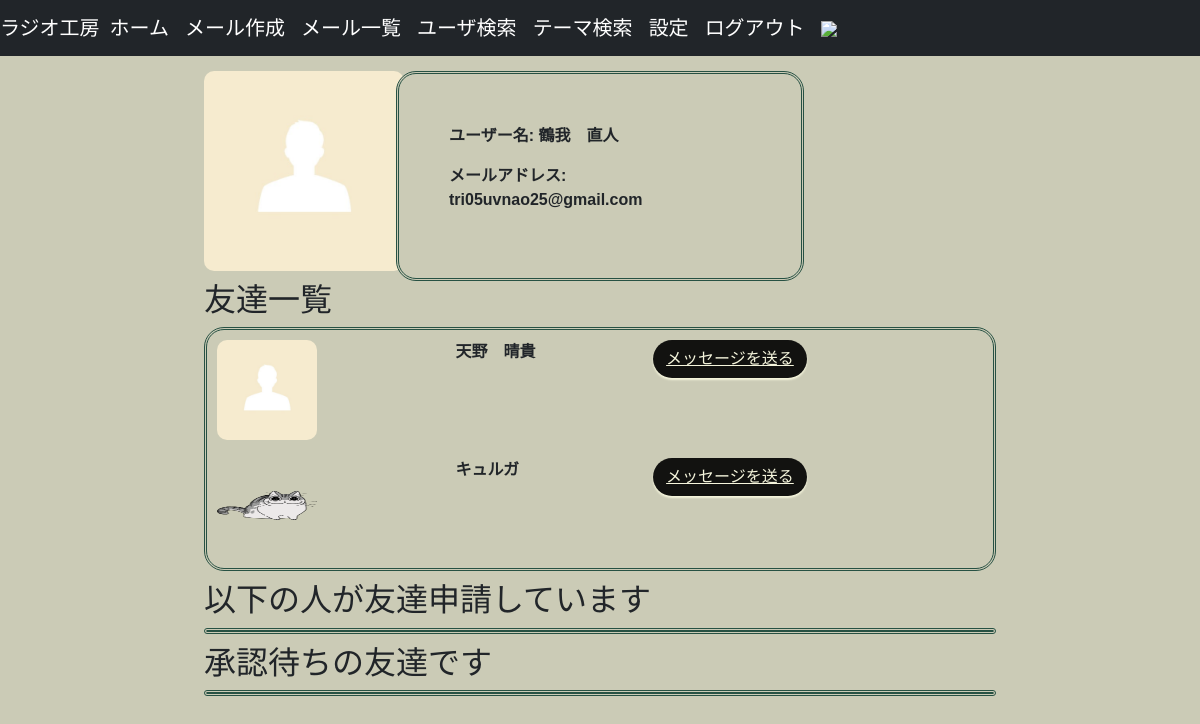
The page / (signed in) on the database its author committed.
### flaskr/models.py (models this page shows, shortened)
class User(UserMixin, db.Model):
    __tablename__ = 'users'
    id = db.Column(db.Integer, primary_key=True)
    username = db.Column(db.String(64), index=True)
    email = db.Column(db.String(64), unique=True, index=True)
    password = db.Column(
        db.String(128),
        default=generate_password_hash('snsflaskapp')
    )
    picture_path = db.Column(db.Text, default='no_image/no_image.jpg')
    is_active = db.Column(db.Boolean, unique=False, default=False)
    create_at = db.Column(db.DateTime, default=datetime.now)
    update_at = db.Column(db.DateTime, default=datetime.now)
    @classmethod
    def select_friends(cls):
        return cls.query.join(
            UserConnect,
            or_(
                and_(
                    UserConnect.to_user_id == cls.id,
                    UserConnect.from_user_id == current_user.get_id(),
                    UserConnect.status == 2
                ),
                and_(
                    UserConnect.from_user_id == cls.id,
                    UserConnect.to_user_id == current_user.get_id(),
                    UserConnect.status == 2
                )
            )
        ).with_entities(
            cls.id, cls.username, cls.picture_path
        ).all()
    @classmethod
    def select_requested_friends(cls):
        return cls.query.join(
            UserConnect,
            and_(
                UserConnect.from_user_id == cls.id,
                UserConnect.to_user_id == current_user.get_id(),
                UserConnect.status == 1
            )
        ).with_entities(
            cls.id, cls.username, cls.picture_path
        )
    @classmethod
    def select_requesting_friends(cls):
        return cls.query.join(
            UserConnect,
            and_(
                UserConnect.from_user_id == current_user.get_id(),
                UserConnect.to_user_id == cls.id,
                UserConnect.status == 1
            )
        ).with_entities(
            cls.id, cls.username, cls.picture_path
        )

### flaskr/views.py (the view)
@bp.route('/')
def home():
    friends = requested_friends = requesting_friends = None
    connect_form = ConnectForm()
    session['url'] = 'app.home'
    if current_user.is_authenticated:
        friends = User.select_friends()
        requested_friends = User.select_requested_friends()
        requesting_friends = User.select_requesting_friends()
    return render_template(
        'home.html',
        friends = friends,
        requested_friends = requested_friends,
        requesting_friends = requesting_friends,
        connect_form = connect_form
        )

### flaskr/models.py (called while the page is built)
@login_manager.user_loader
def load_user(user_id):
    return User.query.get(user_id)

### flaskr/templates/home.html (shortened to what this page needs)
{% extends "base.html" %}
{% block content %}
<div class="row">
    {% if current_user.is_authenticated %}
    <div class="col-lg-2 offset-lg-2">
        {% if current_user.picture_path %}
            <img class="home-userimage user-image-big" img src="{{ url_for('static', filename=current_user.picture_path)}}">
        {% endif %}
    </div>
    <div class="home-user col-lg-4 offset=lg-2">
        <p>ユーザー名: {{ current_user.username }}</p>
        <p>メールアドレス: {{ current_user.email}}</p>
    </div>
    <div class="col-lg-8 offset-lg-2">
        <h2>友達一覧</h2>
        <table class="table table-bordered">
            {% for friend in friends %}
                <tr>
                    {% if friend.picture_path %}
                    <td><img class="user-image-small" src="{{ url_for('static', filename=friend.picture_path)}}"></td>
                    <td>{{ friend.username }}</td>
                    <td><a href="{{ url_for('app.message', id=friend.id)}}" class="btn btn-link">メッセージを送る</a></td>
                    {% else %}
                    <td>{{ friend.username }}</td>
                    <td><a href="{{ url_for('app.message', id=friend.id)}}" class="btn btn-link">メッセージを送る</a></td>
                    {% endif %}
                </tr>
            {% endfor %}
        </table>
    </div>
    <div class="col-lg-8 offset-lg-2">
        <h2>以下の人が友達申請しています</h2>
        <table class="table table-borderd">
        </table>
    </div>
    <div class="col-lg-8 offset-lg-2">
        <h2>承認待ちの友達です</h2>
        <table class ="table table-bordered">
    </div>
    {% else %}
        <h1>ラジオ職人のための便利なツールを提供します。</h1>
        <p>ログイン or 登録をしてください</p>
        <p><a href="mailto:info&#64;example.com" class="btn btn-link">info&#64;example.com</a></p>
        <p><a href="mailto:recipient@email.com?body=Message%20body%20text%20" class="btn btn-link">お問い合わせ</a></p>
    {% endif %}
</div>
{% endblock %}

### flaskr/static/css/style.css (style rules this page uses)
body { font-family: 'Noto Sans JP', sans-serif; background-color:rgb(203, 203, 182); }
.home-user { font-weight: bold; padding:50px ; margin-top: 15px; background-color:rgb(203, 203, 182); border-radius: 20px; border-style: double; border-width: 3px; border-color: rgb(39, 81, 67); }
.table { background-color:rgb(203, 203, 182); border-collapse: separate; border-radius: 20px; border-style: double; border-width: 3px; border-color: rgb(39, 81, 67); margin-bottom: 10px; }
.btn { color: beige; background-color: rgb(18, 18, 16); border-radius: 20px; box-shadow: 0 2px 2px 0; }
.home-userimage { margin-top: 15px; }
.user-image-big { width: 200px; height: 200px; border-radius: 10px; }
.user-image-small { width: 100px; height: 100px; border-radius: 10px; }
tr,td { border: none; font-weight: bold; }

### rows shown on the page
User: picture_path (placeholder picture), username "鶴我 直人", email "tri05uvnao25@gmail.com"
User: picture_path (placeholder picture), username "天野 晴貴"
User: picture_path (picture), username "キュルガ"
